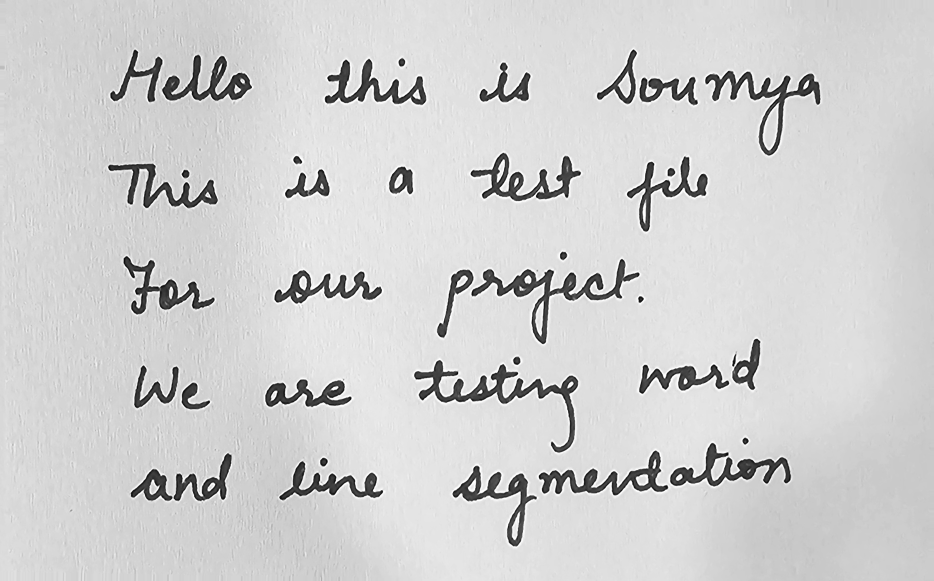
#> input picture project/clean.png, 1868 x 1161 px (shown at 1/2 size)
$ python visualize_patches.py clean.png 5 100
#> lines starting #> are read from the running program, lines starting #| are printed output that depends on the picture; after the words box and inside, x2 and y2 are one past the last pixel; in counts of white or black regions, pixels touching at a corner belong together
### project/src/segment.py
import cv2
import numpy as np
import argparse
from src.preprocess import preprocess_image

# — tune these to suit your data —
MIN_BLOB_AREA      = 100        # minimum component area to keep
LINE_Y_THRESHOLD_F = 0.5        # fraction of median line height for grouping
WORD_MIN_WIDTH_F   = 0.02       # fraction of image width for word filtering


def segment_components(bin_img):
    """
    Find connected components and return bounding boxes
    for those above MIN_BLOB_AREA.
    """
    num, labels, stats, _ = cv2.connectedComponentsWithStats(bin_img, connectivity=8)
    boxes = []
    for i in range(1, num):
        x, y, w, h, area = stats[i]
        if area >= MIN_BLOB_AREA:
            boxes.append((x, y, x + w, y + h))
    return boxes


def group_lines(boxes):
    """
    Group boxes into lines by clustering on vertical centers.
    """
    if not boxes:
        return []
    centers = [(y1 + y2) / 2 for (_, y1, _, y2) in boxes]
    heights = [(y2 - y1) for (_, y1, _, y2) in boxes]
    median_h = np.median(heights)
    thresh = median_h * LINE_Y_THRESHOLD_F

    items = sorted(zip(centers, boxes), key=lambda cb: cb[0])
    lines = []
    curr_line = [items[0][1]]
    prev_c = items[0][0]
    for c, box in items[1:]:
        if abs(c - prev_c) <= thresh:
            curr_line.append(box)
        else:
            lines.append(sorted(curr_line, key=lambda b: b[0]))
            curr_line = [box]
        prev_c = c
    lines.append(sorted(curr_line, key=lambda b: b[0]))
    return lines


def extract_word_boxes(line_boxes, img_w):
    """
    Filter out narrow boxes unlikely to be full words.
    """
    words = []
    for x1, y1, x2, y2 in line_boxes:
        if (x2 - x1) >= img_w * WORD_MIN_WIDTH_F:
            words.append((x1, y1, x2, y2))
    return words


def segment_image(path, preprocess=False, show=False):
    """
    path: image path
    preprocess: if True, run preprocess_image() first
    show: if True, draw word boxes on image
    Returns: (lines, gray_img)
    """
    # 1) Load image
    if preprocess:
        gray = preprocess_image(path, show=False)
    else:
        gray = cv2.imread(path, cv2.IMREAD_GRAYSCALE)
    if gray is None:
        raise FileNotFoundError(f"Cannot open image: {path}")

    # 2) Binarize for connected components (invert so text=1)
    _, bin_img = cv2.threshold(
        gray, 0, 255,
        cv2.THRESH_BINARY_INV + cv2.THRESH_OTSU
    )

    # 3) Segment and line-group
    comps = segment_components(bin_img)
    lines = group_lines(comps)

    # 4) Extract word-level boxes
    word_boxes = []
    for line in lines:
        wbs = extract_word_boxes(line, gray.shape[1])
        word_boxes.extend(wbs)

    # 5) Visualize if required
    if show:
        disp = cv2.cvtColor(gray, cv2.COLOR_GRAY2BGR)
        for (x1, y1, x2, y2) in word_boxes:
            cv2.rectangle(disp, (x1, y1), (x2, y2), (0, 0, 255), 2)
        cv2.imshow("Segmentation", disp)
        cv2.waitKey(0)
        cv2.destroyAllWindows()

    return lines, gray


# [9 lines that do not run on import are left out]

### project/src/merge_segments.py
import cv2
import numpy as np
from src.segment import segment_image

# You can adjust this threshold (in pixels) to merge boxes with small gaps
DEFAULT_MAX_GAP = 0


def merge_line_boxes(line_boxes, max_gap=DEFAULT_MAX_GAP):
    """
    Given a list of boxes for a single line [(x1,y1,x2,y2), ...],
    merge adjacent boxes whose horizontal gap <= max_gap.
    Returns a new list of merged boxes sorted by x1.
    """
    if not line_boxes:
        return []

    # Sort boxes by x1
    boxes = sorted(line_boxes, key=lambda b: b[0])
    merged = [list(boxes[0])]

    for x1, y1, x2, y2 in boxes[1:]:
        prev = merged[-1]
        prev_x1, prev_y1, prev_x2, prev_y2 = prev

        # Compute horizontal gap
        gap = x1 - prev_x2

        if gap <= max_gap:
            # Merge: update the last box
            merged[-1] = [
                min(prev_x1, x1), min(prev_y1, y1),
                max(prev_x2, x2), max(prev_y2, y2)
            ]
        else:
            merged.append([x1, y1, x2, y2])

    # Convert back to tuples
    return [tuple(b) for b in merged]


def merge_segments(image_path, max_gap=DEFAULT_MAX_GAP, show=False):
    """
    Perform segmentation and merge close/overlapping word boxes per line.

    Args:
        image_path: path to input image
        max_gap: max horizontal gap (in pixels) to merge boxes
        show: if True, display red (orig) & green (merged) boxes

    Returns:
        lines: original component-line boxes
        merged_lines: merged-per-line boxes
        gray: grayscale image array
    """
    # 1) initial segmentation
    lines, gray = segment_image(image_path, preprocess=False, show=False)

    # 2) merge per line
    merged_lines = [merge_line_boxes(line, max_gap) for line in lines]

    # 3) visualize
    if show:
        disp = cv2.cvtColor(gray, cv2.COLOR_GRAY2BGR)
        for line in lines:
            for (x1, y1, x2, y2) in line:
                cv2.rectangle(disp, (x1, y1), (x2, y2), (0, 0, 255), 1)
        for merged in merged_lines:
            for (x1, y1, x2, y2) in merged:
                cv2.rectangle(disp, (x1, y1), (x2, y2), (0, 255, 0), 2)
        cv2.imshow('Merged Segments', disp)
        cv2.waitKey(0)
        cv2.destroyAllWindows()

    return lines, merged_lines, gray


# [19 lines that do not run on import are left out]

### project/src/utils_image.py
# src/utils_image.py
from PIL import Image, ImageOps
import torchvision.transforms.functional as F
import numpy as np

def normalize_and_pad(word_img, target_size=(32, 128), fill=255):
    """
    - Scales word_img so it fits *inside* target_size, preserving aspect ratio.
    - Pads evenly on all sides to exactly target_size.
    - Returns a FloatTensor [1, H, W] with values in [0,1].
    """
    # word_img: np.ndarray HxW (grayscale) or HxWxC (RGB)
    h, w = word_img.shape[:2]
    th, tw = target_size

    # 1) Compute uniform scale to fit in box
    scale = min(tw / w, th / h)
    new_w, new_h = int(w * scale), int(h * scale)

    # 2) Resize with high‑quality resampling
    mode = "RGB" if (word_img.ndim == 3 and word_img.shape[2] == 3) else "L"
    pil = Image.fromarray(word_img, mode=mode)
    pil = pil.resize((new_w, new_h), Image.LANCZOS)

    # 3) Compute symmetric padding
    pad_w = tw - new_w
    pad_h = th - new_h
    left, right = pad_w // 2, pad_w - (pad_w // 2)
    top, bottom = pad_h // 2, pad_h - (pad_h // 2)

    pil = ImageOps.expand(pil, border=(left, top, right, bottom), fill=fill)

    # 4) Convert to tensor [C,H,W] with values 0–1
    tensor = F.to_tensor(pil)
    # if RGB, collapse to single channel by mean
    if tensor.shape[0] == 3:
        tensor = tensor.mean(dim=0, keepdim=True)
    return tensor

### project/visualize_patches.py
#!/usr/bin/env python3
import os
import sys

# Ensure project root is on PYTHONPATH so `src/` is importable
sys.path.insert(0, os.getcwd())

import cv2
import numpy as np
import matplotlib.pyplot as plt
from matplotlib.patches import Rectangle

# Import merged segmentation
from src.merge_segments import merge_segments
from src.utils_image import normalize_and_pad


def main(img_path, gap=70, min_area=500):
    """
    1️⃣ Merge segments (green boxes) with given horizontal gap
    2️⃣ Apply area filter, pad each patch
    3️⃣ Visualize padded patches in a grid

    Args:
        img_path: path to input image
        gap: max horizontal gap (px) to merge adjacent boxes
        min_area: min area of merged box to consider
    """
    # 1️⃣ Segment, merge
    lines, merged_lines, cleaned = merge_segments(
        img_path,
        max_gap=gap,
        show=False
    )
#> in segment_image, gray is the input picture: shape (1161, 1868); min 0, max 255, mean 208.1
#> in segment_image, `_, bin_img = cv2.threshold( gray, 0, 255, cv2.THRESH_BINARY_INV + cv2...`:
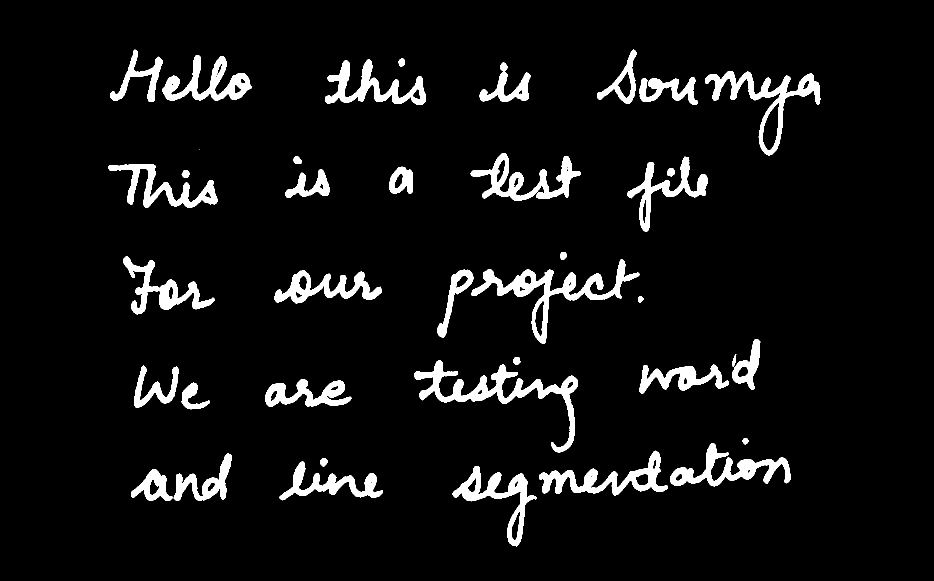
#> bin_img: shape (1161, 1868) (shown at 1/2 size); 6.2% white; 39 white regions (1 under 20 px), largest, box (x1, y1, x2, y2) and area: (828, 720, 1156, 905) 10464, (943, 518, 1279, 688) 10016, (1410, 142, 1641, 311) 7846
#> in segment_components, `num, labels, stats, _ = cv2.connectedComponentsWithStats(bin_img, conn..`:
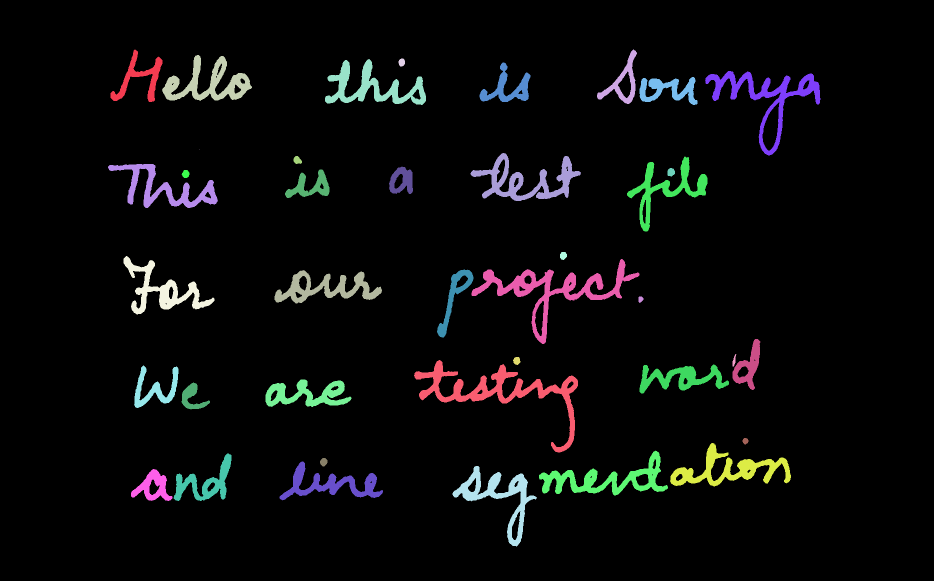
#> labels: shape (1161, 1868) int32 (shown at 1/2 size); 40 distinct labels, from 0 to 39; one colour per label, 0 black
#> in segment_components, `num, labels, stats, _ = cv2.connectedComponentsWithStats(bin_img, conn..`: num = 40; stats = 40 rows, first 6: [0, 0, 1868, 1161, 2033479], [221, 99, 104, 105, 2931], [1194, 99, 80, 109, 2299], [324, 110, 180, 92, 6263], [797, 117, 13, 16, 167], [650, 118, 202, 92, 6365]
#> the loop in segment_components, `for i in range(1, num):` made 39 passes
#> (x, y, w, h, area) on passes 1, 2, 3, 4, 5, 6, 7, 8, 10, 11, 12, 13: (221, 99, 104, 105, 2931), (1194, 99, 80, 109, 2299), (324, 110, 180, 92, 6263), (797, 117, 13, 16, 167), (650, 118, 202, 92, 6365), (959, 125, 102, 79, 2798), (1410, 142, 231, 169, 7846), (1279, 154, 116, 56, 3077), (941, 306, 221, 96, 6832), (587, 312, 17, 16, 197), (1254, 313, 161, 150, 5318), (216, 328, 220, 88, 5772)
#> after the loop in segment_components, `for i in range(1, num):`: boxes = 36 items, first 6: (221, 99, 325, 204), (1194, 99, 1274, 208), (324, 110, 504, 202), (797, 117, 810, 133), (650, 118, 852, 210), (959, 125, 1061, 204)
#> in segment_image, `comps = segment_components(bin_img)`: comps has the same summary as boxes in segment_components
#> in group_lines, `centers = [(y1 + y2) / 2 for (_, y1, _, y2) in boxes]`: centers = 36 values, max 1012.5 at index 34, min 125 at index 3, mean 555.5
#> in group_lines, `heights = [(y2 - y1) for (_, y1, _, y2) in boxes]`: heights = 36 values, max 185 at index 23, min 13 at index 28, mean 79.97
#> in group_lines, `median_h = np.median(heights)`: median_h = 82
#> in group_lines, `thresh = median_h * LINE_Y_THRESHOLD_F`: thresh = 41
#> in group_lines, `items = sorted(zip(centers, boxes), key=lambda cb: cb[0])`: items = 36 items
#> in group_lines, `curr_line = [items[0][1]]`: curr_line = [(797, 117, 810, 133)]
#> in group_lines, `prev_c = items[0][0]`: prev_c = 125
#> the loop in group_lines, `for c, box in items[1:]:` made 35 passes
#> (c, curr_line, prev_c) on passes 7, 8, 16, 17, 21, 28, 29, 35: (226.5, [(1410, 142, 1641, 311)], 226.5), (320, [(587, 312, 604, 328)], 320), (512, [(1120, 504, 1134, 520)], 512), (570.5, [(247, 512, 429, 629)], 570.5), (722, [(1026, 714, 1041, 730)], 722), (882.5, [(1485, 876, 1497, 889)], 882.5), (924.5, [(640, 916, 655, 933)], 924.5), (1012.5, [(905, 932, 1074, 1093)], 1012.5)
#> (c, box, prev_c) on passes 1 to 6: (151.5, (221, 99, 325, 204), 151.5), (153.5, (1194, 99, 1274, 208), 153.5), (156, (324, 110, 504, 202), 156), (164, (650, 118, 852, 210), 164), (164.5, (959, 125, 1061, 204), 164.5), (182, (1279, 154, 1395, 210), 182)
#> after the loop in group_lines, `for c, box in items[1:]:`: lines = 8 items
#> in segment_image, `lines = group_lines(comps)`: lines = 9 items
#> the loop in segment_image, `for line in lines:` made 9 passes
#> wbs on passes 2, 9: [(1410, 142, 1641, 311)], [(905, 932, 1074, 1093)]
#> line on passes 4, 7: [(1120, 504, 1134, 520)], [(1485, 876, 1497, 889)]
#> after the loop in segment_image, `for line in lines:`: word_boxes = 28 items, first 6: (221, 99, 325, 204), (324, 110, 504, 202), (650, 118, 852, 210), (959, 125, 1061, 204), (1194, 99, 1274, 208), (1279, 154, 1395, 210)
#> in merge_segments, `lines, gray = segment_image(image_path, preprocess=False, show=False)`: lines = 9 items
#> lines = 9 items; merged_lines = 9 items

    # 2️⃣ Collect merged boxes above the area threshold
    boxes = []
    for line in merged_lines:
        for (x1, y1, x2, y2) in line:
            if (x2 - x1) * (y2 - y1) >= min_area:
                boxes.append((x1, y1, x2, y2))
#> this loop made 9 passes
#> after the loop, boxes = 25 items, first 6: (221, 99, 504, 204), (650, 117, 852, 210), (959, 125, 1061, 204), (1194, 99, 1395, 210), (1410, 142, 1641, 311), (216, 328, 436, 416)

    if not boxes:
        print("No patches (try lowering min_area or increasing gap).")
        return

    # 3️⃣ Normalize + pad each patch to 32×128
    patches = []
    for (x1, y1, x2, y2) in boxes:
        patch = cleaned[y1:y2, x1:x2]
        tensor = normalize_and_pad(patch, target_size=(32,128))
        arr = tensor.squeeze(0).cpu().numpy()  # H×W array in [0,1]
        patches.append(arr)
#> this loop made 1 pass
#> (x1, y1, x2, y2, h in normalize_and_pad, w in normalize_and_pad, th in normalize_and_pad, tw in normalize_and_pad) on pass 1: (221, 99, 504, 204, 105, 283, 32, 128)
#> pass 1, in main, `patch = cleaned[y1:y2, x1:x2]`:
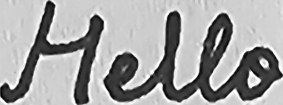
#> patch: shape (105, 283); min 0, max 255, mean 161.5
#> pass 1, in normalize_and_pad, `pil = pil.resize((new_w, new_h), Image.LANCZOS)`:
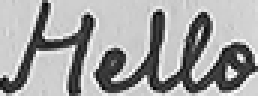
#> pil: PIL image 86x32 L (shown 3 times larger); min 5, max 255, mean 161.4
#> pass 1, in normalize_and_pad, `pil = ImageOps.expand(pil, border=(left, top, right, bottom), fill=fill)`:
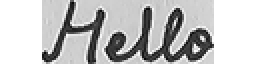
#> pil: PIL image 128x32 L (shown 2 times larger); min 5, max 255, mean 192.1
#> after the loop, patches = []

    # 4️⃣ Plot grid of patches with red border
    n = len(patches)
    cols = min(8, n)
    rows = (n + cols - 1) // cols
    fig, axes = plt.subplots(rows, cols, figsize=(cols*1.5, rows*1.5))

    # Flatten axes
    axes_list = axes.flatten() if hasattr(axes, 'flatten') else [axes]

    for idx, ax in enumerate(axes_list):
        if idx < n:
            img = patches[idx]
            h, w = img.shape
            ax.imshow(img, cmap="gray", vmin=0, vmax=1)
            ax.axis("off")
            rect = Rectangle((0, 0), w, h, linewidth=1, edgecolor='red', facecolor='none')
            ax.add_patch(rect)
        else:
            ax.remove()

    plt.tight_layout()
    plt.show()


if __name__ == "__main__":
    if len(sys.argv) < 2:
        print("Usage: python visualize_patches.py path/to/image.jpg [gap] [min_area]")
        sys.exit(1)
    img_path = sys.argv[1]
    gap = int(sys.argv[2]) if len(sys.argv) > 2 else 70
    min_area = int(sys.argv[3]) if len(sys.argv) > 3 else 500
    main(img_path, gap, min_area)
#> (the call stopped at in normalize_and_pad, `tensor = F.to_tensor(pil)`: torchvision is not available in this run)
